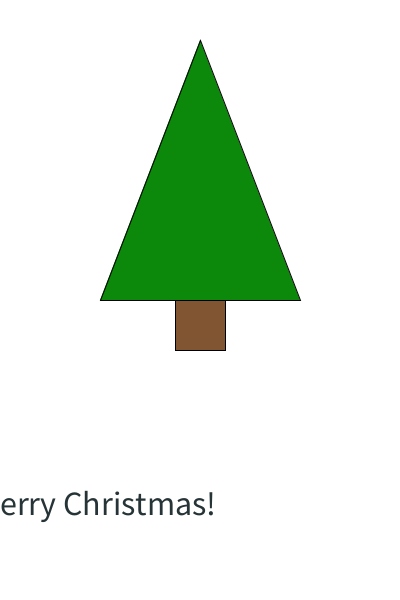
Frame 1 (no input)
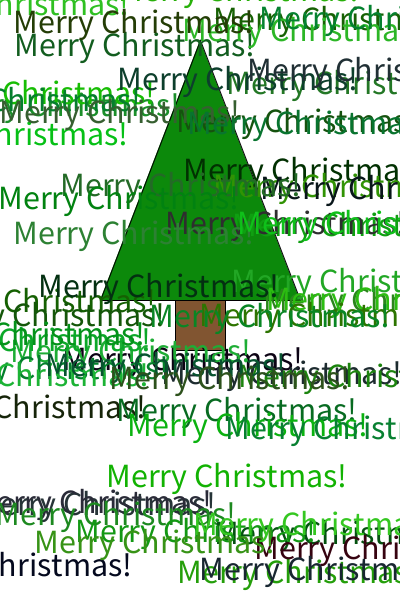
Frame 60 (the mouse pressed at the canvas centre just before this capture)
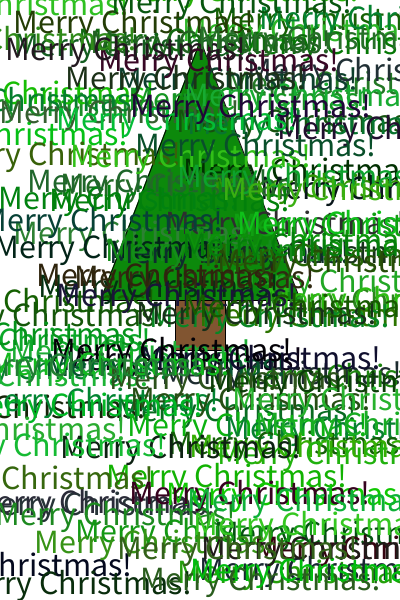
Frame 120 (the mouse held since frame 60 and released just before this capture)

The Processing sketch that drew these frames (run headless with seeded random() and noise(); from frame 60 on, the mouse is pressed at the canvas centre):

// Processing sketch: processing_48941
// ── processing_48941.pde

void setup ()
{
  size (400, 600) ;
  background (255,255,255);
  smooth () ;
  textAlign (CENTER);
  textSize (34) ;
  fill ( 12, 137, 11) ;
  triangle ( width/2, 40, 100, height/2, 300, height/2) ;
  fill ( 129, 85,49) ;
  rect ( 175, height/2, 50,50) ;
  frameRate(15);
}
void draw ()
{
  fill (random (59), random (203), random (58)) ;
  text ("Merry Christmas!", random(width), random (height));
}
